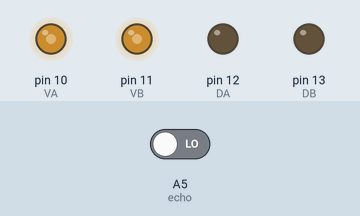
This sketch was run on a simulated Arduino Uno, built with avr-gcc and run on an emulated ATmega328P. On the bench: output pins drawn as LEDs (lit = HIGH). The test bench sets the inputs (shaded band); at power-on: A5 (echo) LOW. Pins used as bus, display or sensor lines are not drawn; what the sketch prints to the serial monitor is not drawn.

Above: at 0.1 s.
Timing chart, 0 to 1.6 s (numbered marks = the images above):
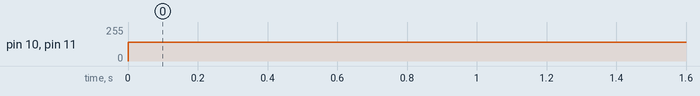

The sketch:

robot_base.ino
```cpp
const int buz = 4;
const int VA = 10;
const int DA = 12;
const int VB = 11;
const int DB = 13;
const byte trig = A4;
const byte echo = A5;
const unsigned long ref = 25000UL;
const float son = 340.0 / 1000;
int min = 27;


void setup ()
{
  pinMode(VA, OUTPUT);
  pinMode(DA, OUTPUT);
  pinMode(VB, OUTPUT);
  pinMode(DB, OUTPUT);
  pinMode(trig, OUTPUT);
  digitalWrite(trig, LOW);
  pinMode(echo, INPUT);
  Serial.begin(9600);

}

void loop()
{
  Motor('C', 'Av' , 50);  /* fait avancé */
  delay(200);

digitalWrite(trig, HIGH);/* mesure de la distance */
delay(100);
digitalWrite(trig, LOW);
 long mesure = pulseIn(echo, HIGH, ref);
 float distmm = mesure / 2.0*son;
 Serial.println(distmm);

 if (distmm<300)
 {
  Serial.println('objet detecter');
 Motor('C', 'Av', 0);/*Stop*/

 Motor('A','Av', 50); /*tourne pour éviter l'obstacle*/
 Motor('B', 'Re', 50);
 delay(200);
 Motor('C', 'Av', 50);
 }

}


void Motor( char mot, char dir, int speed)
{
  int ns;
  if (speed==0)
  {ns = 0;}
  else {
    ns = map(speed, 1, 100, min, 255);
  }
  switch(mot){
    case 'A':  /*controle du moteur A*/
    if (dir == 'Av')
    {
      digitalWrite(DA, HIGH);
      }
    else if ( dir == 'Re')
    {
      digitalWrite(DA, LOW);
    }
    analogWrite(VA, ns);
    break;

    case 'B': /* controle du moteur B*/
    if (dir == 'Av')
    {
      digitalWrite(DB, HIGH);
    }
    else if (dir == 'Re')
    {
      digitalWrite(DB, LOW);
    }
    analogWrite(VB, ns);
    break;

    case 'C':
    if (dir == 'Av')
    {
      digitalWrite(DB, HIGH);
      digitalWrite(DA, HIGH);
    }
    else if ( dir == 'Re')
  {
    digitalWrite(DB, LOW);
    digitalWrite(DA, LOW);
  }
  analogWrite(VA, ns);
  analogWrite(VB, ns);
  break;


    }
  }
```

Measured:
- by itself, pin 10 (VA), pin 11 (VB): 0/255 → 139/255 at 0.00 s
